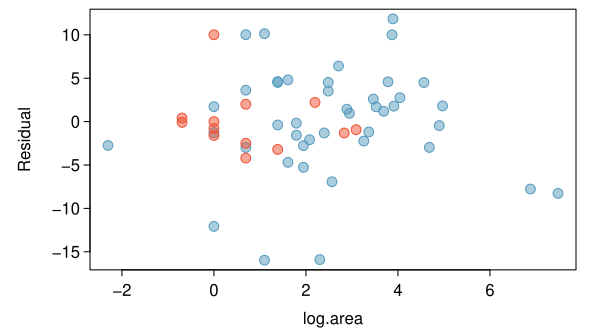

Write R code to recreate this figure.
library(openintro)
library(oibiostat)
data("forest.birds")
data(COL)


library(plyr)

forest.birds$grazing.level = forest.birds$grazing.intensity
forest.birds$grazing.level = mapvalues(forest.birds$grazing.level,
                                       from = c("light", "less than average",
                                                "average", "moderately heavy"),
                                       to = c("moderate", "moderate", "moderate",
                                              "moderate"))



grazing = (forest.birds$grazing.level == "heavy")
residuals = resid(lm(abundance ~ log.area + grazing.level, data=forest.birds))
predicted = predict(lm(abundance ~ log.area + grazing.level, data=forest.birds))

myPDF("forestbirdsResidualLogAreaScatterPlot.pdf",
      6,
      3.3,
      mar = c(3, 4.5, 0.5, 1.2),
      mgp = c(2.8, 0.5, 0))
plot(forest.birds$log.area[grazing == FALSE],
     residuals[grazing == FALSE],
     pch = 21,
     cex = 1.3,
     bg = COL[1, 3],
     col = COL[1],
     xlab = "",
     ylab = "Residual")
points(forest.birds$log.area[grazing == TRUE],
     residuals[grazing == TRUE],
     pch = 21,
     cex = 1.3,
     bg = COL[4, 3],
     col = COL[4])
mtext("log.area", 1, 1.9)



dev.off()
